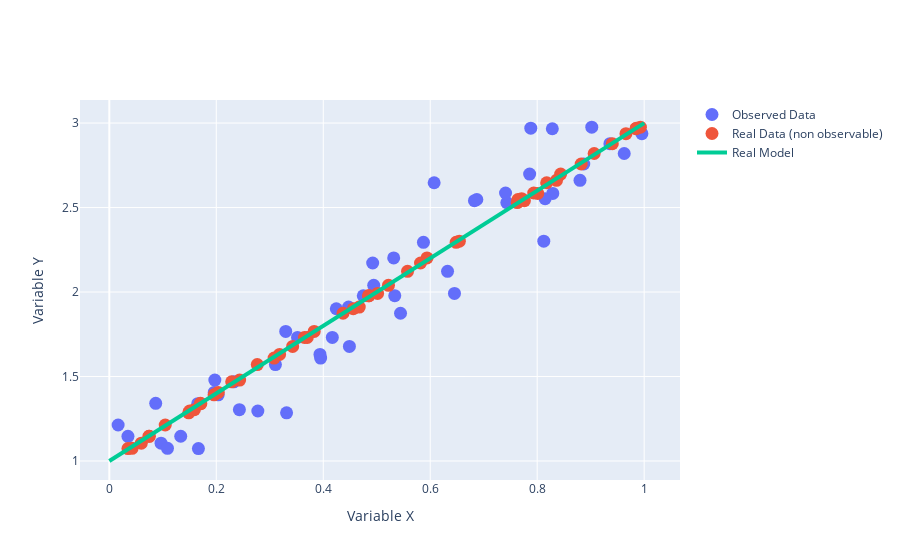

Source (notebook cell):
### Code cell
configure_plotly_browser_state()
trace = Scatter(
    x=X_init,
    y=Y_real,
    mode='markers',
    marker=dict(size=13),
    name="Observed Data",
)
trace2 = Scatter(
    x=X_real,
    y=Y_real,
    mode='markers',
    marker=dict(size=13),
    name="Real Data (non observable)",
)
x_gr = np.linspace(0,1)
y_gr = 2*x_gr+1
trace3 = Scatter(
    x=x_gr,
    y=y_gr,
    mode='lines',
    line=dict(width=4),
    name="Real Model"
)
fig = dict(data=[trace,trace2,trace3], layout={})
fig['layout']['xaxis'] = dict(title='Variable X')
fig['layout']['yaxis'] = dict(title='Variable Y')

iplot(fig)
